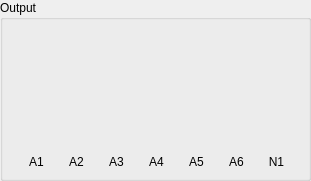
  <widget class="QGroupBox" name="groupBox_5">
   <property name="geometry">
    <rect>
     <x>370</x>
     <y>40</y>
     <width>311</width>
     <height>181</height>
    </rect>
   </property>
   <property name="title">
    <string>Output</string>
   </property>
   <widget class="VolumeWidget" name="Meter_AOut_4" native="true">
    <property name="geometry">
     <rect>
      <x>140</x>
      <y>20</y>
      <width>33</width>
      <height>121</height>
     </rect>
    </property>
    <property name="MaxValue" stdset="0">
     <number>0</number>
    </property>
    <property name="MinValue" stdset="0">
     <number>-70</number>
    </property>
    <property name="SingleTrack" stdset="0">
     <bool>true</bool>
    </property>
    <property name="ScaleLabel" stdset="0">
     <bool>true</bool>
    </property>
   </widget>
   <widget class="VolumeWidget" name="Meter_AOut_3" native="true">
    <property name="geometry">
     <rect>
      <x>100</x>
      <y>20</y>
      <width>33</width>
      <height>121</height>
     </rect>
    </property>
    <property name="MaxValue" stdset="0">
     <number>0</number>
    </property>
    <property name="MinValue" stdset="0">
     <number>-70</number>
    </property>
    <property name="SingleTrack" stdset="0">
     <bool>true</bool>
    </property>
    <property name="ScaleLabel" stdset="0">
     <bool>true</bool>
    </property>
   </widget>
   <widget class="QLabel" name="label_23">
    <property name="geometry">
     <rect>
      <x>180</x>
      <y>150</y>
      <width>33</width>
      <height>23</height>
     </rect>
    </property>
    <property name="lineWidth">
     <number>1</number>
    </property>
    <property name="text">
     <string>A5</string>
    </property>
    <property name="alignment">
     <set>Qt::AlignCenter</set>
    </property>
   </widget>
   <widget class="VolumeWidget" name="Meter_AOut_5" native="true">
    <property name="geometry">
     <rect>
      <x>180</x>
      <y>20</y>
      <width>33</width>
      <height>121</height>
     </rect>
    </property>
    <property name="MaxValue" stdset="0">
     <number>0</number>
    </property>
    <property name="MinValue" stdset="0">
     <number>-70</number>
    </property>
    <property name="SingleTrack" stdset="0">
     <bool>true</bool>
    </property>
    <property name="ScaleLabel" stdset="0">
     <bool>true</bool>
    </property>
   </widget>
   <widget class="VolumeWidget" name="Meter_AOut_2" native="true">
    <property name="geometry">
     <rect>
      <x>60</x>
      <y>20</y>
      <width>33</width>
      <height>121</height>
     </rect>
    </property>
    <property name="MaxValue" stdset="0">
     <number>0</number>
    </property>
    <property name="MinValue" stdset="0">
     <number>-70</number>
    </property>
    <property name="SingleTrack" stdset="0">
     <bool>true</bool>
    </property>
    <property name="ScaleLabel" stdset="0">
     <bool>true</bool>
    </property>
   </widget>
   <widget class="QLabel" name="label_19">
    <property name="geometry">
     <rect>
      <x>100</x>
      <y>150</y>
      <width>33</width>
      <height>23</height>
     </rect>
    </property>
    <property name="lineWidth">
     <number>1</number>
    </property>
    <property name="text">
     <string>A3</string>
    </property>
    <property name="alignment">
     <set>Qt::AlignCenter</set>
    </property>
   </widget>
   <widget class="QLabel" name="label_24">
    <property name="geometry">
     <rect>
      <x>220</x>
      <y>150</y>
      <width>33</width>
      <height>23</height>
     </rect>
    </property>
    <property name="lineWidth">
     <number>1</number>
    </property>
    <property name="text">
     <string>A6</string>
    </property>
    <property name="alignment">
     <set>Qt::AlignCenter</set>
    </property>
   </widget>
   <widget class="QLabel" name="label_18">
    <property name="geometry">
     <rect>
      <x>60</x>
      <y>150</y>
      <width>33</width>
      <height>23</height>
     </rect>
    </property>
    <property name="lineWidth">
     <number>1</number>
    </property>
    <property name="text">
     <string>A2</string>
    </property>
    <property name="alignment">
     <set>Qt::AlignCenter</set>
    </property>
   </widget>
   <widget class="QLabel" name="label_22">
    <property name="geometry">
     <rect>
      <x>140</x>
      <y>150</y>
      <width>33</width>
      <height>23</height>
     </rect>
    </property>
    <property name="lineWidth">
     <number>1</number>
    </property>
    <property name="text">
     <string>A4</string>
    </property>
    <property name="alignment">
     <set>Qt::AlignCenter</set>
    </property>
   </widget>
   <widget class="VolumeWidget" name="Meter_AOut_1" native="true">
    <property name="geometry">
     <rect>
      <x>20</x>
      <y>20</y>
      <width>33</width>
      <height>121</height>
     </rect>
    </property>
    <property name="MaxValue" stdset="0">
     <number>0</number>
    </property>
    <property name="MinValue" stdset="0">
     <number>-70</number>
    </property>
    <property name="SingleTrack" stdset="0">
     <bool>true</bool>
    </property>
    <property name="ScaleLabel" stdset="0">
     <bool>true</bool>
    </property>
   </widget>
   <widget class="VolumeWidget" name="Meter_AOut_6" native="true">
    <property name="geometry">
     <rect>
      <x>220</x>
      <y>20</y>
      <width>33</width>
      <height>121</height>
     </rect>
    </property>
    <property name="MaxValue" stdset="0">
     <number>0</number>
    </property>
    <property name="MinValue" stdset="0">
     <number>-70</number>
    </property>
    <property name="SingleTrack" stdset="0">
     <bool>true</bool>
    </property>
    <property name="ScaleLabel" stdset="0">
     <bool>true</bool>
    </property>
   </widget>
   <widget class="QLabel" name="label_21">
    <property name="geometry">
     <rect>
      <x>20</x>
      <y>150</y>
      <width>33</width>
      <height>23</height>
     </rect>
    </property>
    <property name="lineWidth">
     <number>1</number>
    </property>
    <property name="text">
     <string>A1</string>
    </property>
    <property name="alignment">
     <set>Qt::AlignCenter</set>
    </property>
   </widget>
   <widget class="QLabel" name="label_35">
    <property name="geometry">
     <rect>
      <x>260</x>
      <y>150</y>
      <width>33</width>
      <height>23</height>
     </rect>
    </property>
    <property name="lineWidth">
     <number>1</number>
    </property>
    <property name="text">
     <string>N1</string>
    </property>
    <property name="alignment">
     <set>Qt::AlignCenter</set>
    </property>
   </widget>
   <widget class="VolumeWidget" name="Meter_AOut_9" native="true">
    <property name="geometry">
     <rect>
      <x>260</x>
      <y>20</y>
      <width>33</width>
      <height>121</height>
     </rect>
    </property>
    <property name="MaxValue" stdset="0">
     <number>0</number>
    </property>
    <property name="MinValue" stdset="0">
     <number>-70</number>
    </property>
    <property name="SingleTrack" stdset="0">
     <bool>true</bool>
    </property>
    <property name="ScaleLabel" stdset="0">
     <bool>true</bool>
    </property>
   </widget>
  </widget>
